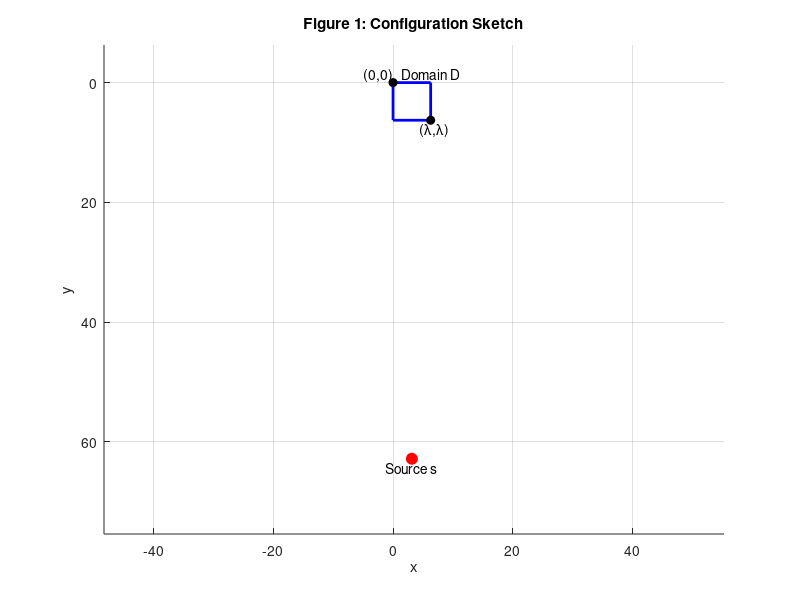
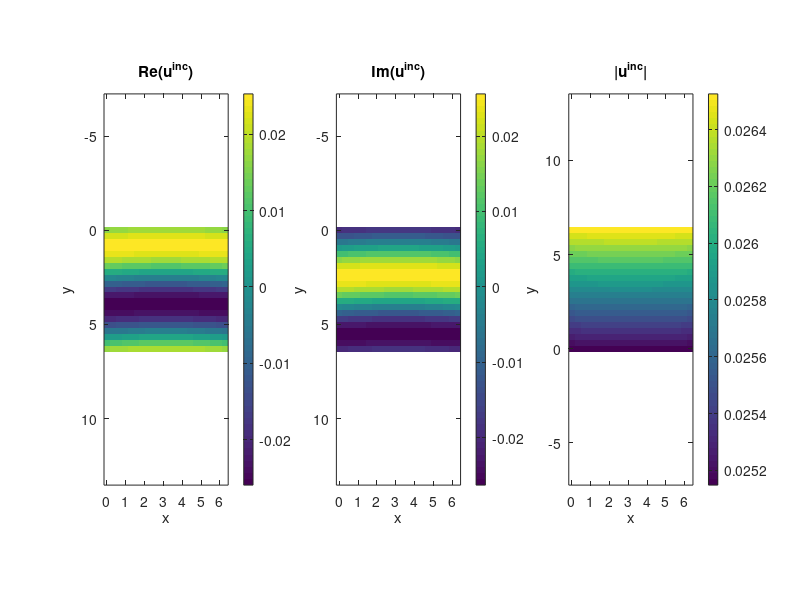
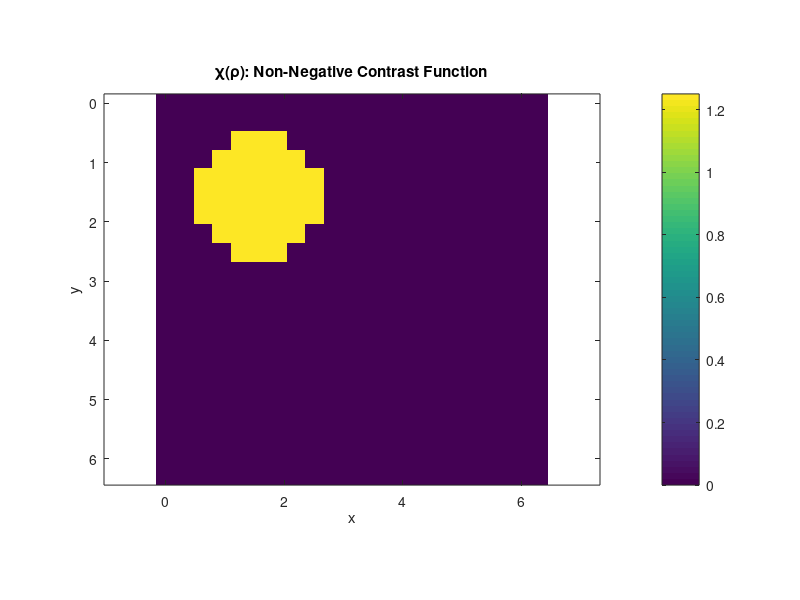
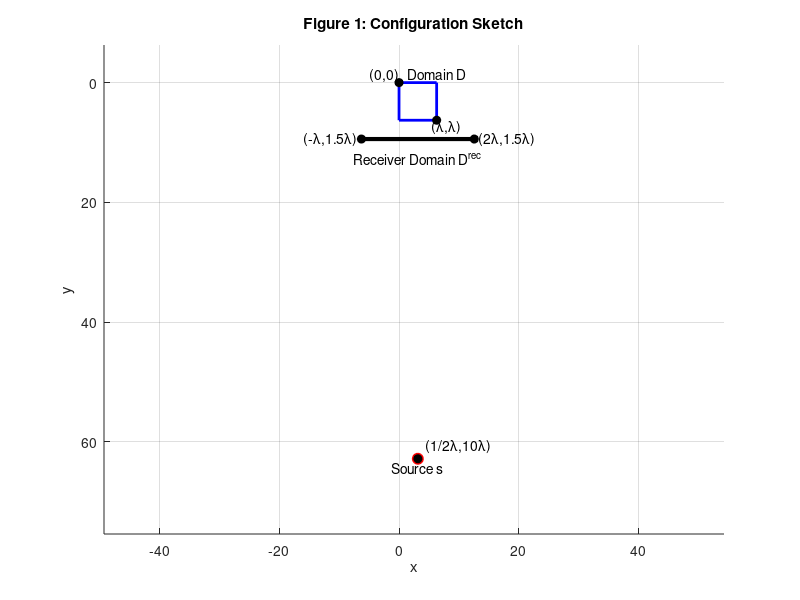

Write the MATLAB code that produced these figures, in order. (Note: this script raises an error after producing the figures.)
%% Hankel function
z = 1 + 1i; % complex input
H = besselh(0, 2, z);
disp(H);

%% Draw object domain and the locate the source 
% STEP 2
kb = 1;
lambda = 2 * pi / kb; % wavefield of the background field

% Rectangle domain (D) corners
x1 = 0; y1 = 0; % upper left corner
x2 = lambda; y2 = lambda; % lower right corner

% Location of the source
sx = 1/2 * lambda;
sy = 10 * lambda;

% Figure
figure; hold on; axis equal;
xlabel('x'); ylabel('y');
title('Figure 1: Configuration Sketch');

% Draw rectangle D
rectangle('Position', [x1, y1, x2 - x1, y2 - y1], 'EdgeColor', 'b', 'LineWidth', 2);
text(x2, -lambda/4, 'Domain D', 'HorizontalAlignment', 'center');

% Mark origin
plot(0, 0, 'ko', 'MarkerFaceColor', 'k');
text(0, -lambda/5, '(0,0)', 'HorizontalAlignment', 'right');

% Mark right corner
plot(lambda, lambda, 'ko', 'MarkerFaceColor', 'k');
text(lambda+ lambda/2, lambda+lambda/4, '({\lambda},{\lambda})', 'HorizontalAlignment', 'right');

% Plot source location
plot(sx, sy, 'ro', 'MarkerSize', 8, 'MarkerFaceColor', 'r');
text(sx, sy + lambda/4, 'Source s', 'HorizontalAlignment', 'center');

% Optional: draw a line from source to domain
%line([sx, x2], [sy, y2], 'Color', [0.5 0.5 0.5], 'LineStyle', '--');

% Adjust axis
%xlim([-lambda, sx + lambda]);
ylim([-sy/10, sy + 2*lambda]);
set(gca, 'YDir', 'reverse');  % because y increases downward
grid on

%% STEP 5
h = lambda / 20; % Grid spacing
x = 0:h:lambda; % x coordinates (21 points)
y = 0:h:lambda; % y coordinates (21 points)
Nx = length(x);
Ny = length(y);

[X, Y] = meshgrid(x, y);   % Y increases downwards by default in images
%% STEP 6
% Compute |ro - ro_s| at each grid point
R = sqrt((X - sx).^2 + (Y - sy).^2);

% Compute the incident field (2D array) using Hankel function of the second kind, order 0
u_inc = -1j/4 * besselh(0, 2, kb * R);  % H_0^(2)(kb * R)

% Plot real, imag and absolute values
figure;

% Real part
subplot(1,3,1);
imagesc(x, y, real(u_inc));
axis equal tight;
title('Re(u^{inc})');
xlabel('x'); ylabel('y');
colorbar;

% Imaginary part
subplot(1,3,2);
imagesc(x, y, imag(u_inc));
axis equal tight;
title('Im(u^{inc})');
xlabel('x'); ylabel('y');
colorbar;

% Magnitude
subplot(1,3,3);
imagesc(x, y, abs(u_inc));
axis equal tight;
title('|u^{inc}|');
xlabel('x'); ylabel('y');
colorbar;
% Reverse y-axis to match coordinate system orientation (y increases downward)
set(gca,'YDir','normal');

%% STEP 8
% Spatially varying wavenumber field k(p)
% Define contrast domain (a circular (or a suqare) object in the center of the domain)
% xc = lambda / 2;           % center x
% yc = lambda / 2;           % center y

xc = lambda / 4;          
yc = lambda / 4;           
radius = lambda / 6;       % radius of the object
%side = lambda / 3;         % side length of the square object

% Define wavenumber field k(p)
k_object = 1.5 * kb;       % Higher wavenumber inside the object
k_field = kb * ones(Ny, Nx);  % Initialize as background

% Set k(p) > kb inside the circular object
object_mask = ((X - xc).^2 + (Y - yc).^2) <= radius^2;

%%Set k(p) > kb inside the square object
%object_mask = abs(X - xc) <= side/2 & abs(Y - yc) <= side/2;

k_field(object_mask) = k_object;

% Define non-negative contrast function chi(ro)
chi = (k_field / kb).^2 - 1;

%% STEP 8
% % Smoothly varying kb inside the object (e.g., Gaussian variation)
% % Define contrast domain (a circular (or a suqare) object in the center of the domain)
% xc = lambda / 2;           % center x
% yc = lambda / 2;           % center y
% 
% radius = lambda / 6;       % radius of the object
% 
% % Define wavenumber field k(p)
% k_field = kb * ones(Ny, Nx);  % Initialize as background
% 
% % Set k(p) > kb inside the circular object
% object_mask = ((X - xc).^2 + (Y - yc).^2) <= radius^2;
% 
% dist_from_center = sqrt((X - xc).^2 + (Y - yc).^2);
% kb_variation = 0.5 * exp(-((dist_from_center / radius).^2));  % smoothly varies from 0.5 to 0
% k_field(object_mask) = kb + kb_variation(object_mask);    % variable kb inside object
% 
% % Define non-negative contrast function chi(ro)
% chi = (k_field / kb).^2 - 1;

%% STEP 9
% Plot
figure;
imagesc(x, y, chi);
axis equal tight;
colorbar;
title('\chi(\rho): Non-Negative Contrast Function');
xlabel('x'); ylabel('y');

%% STEP 10
% Define the receiver domain D^{rec} as a line segment
figure; hold on; axis equal;
xlabel('x'); ylabel('y');
title('Figure 1: Configuration Sketch');

% Draw rectangle D
rectangle('Position', [x1, y1, x2 - x1, y2 - y1], 'EdgeColor', 'b', 'LineWidth', 2);
text(x2, -lambda/4, 'Domain D', 'HorizontalAlignment', 'center');

% Mark origin
plot(0, 0, 'ko', 'MarkerFaceColor', 'k');
text(0, -lambda/5, '(0,0)', 'HorizontalAlignment', 'right');

% Mark right corner
plot(lambda, lambda, 'ko', 'MarkerFaceColor', 'k');
text(lambda+ lambda/1.5, lambda+lambda/6, '({\lambda},{\lambda})', 'HorizontalAlignment', 'right');

% Plot source location
plot(sx, sy, 'ro', 'MarkerSize', 8, 'MarkerFaceColor', 'r');
text(sx, sy + lambda/4, 'Source s', 'HorizontalAlignment', 'center');
% Mark source location
plot(sx, sy, 'ko', 'MarkerFaceColor', 'k');
text(sx+lambda/5, sy-lambda/3, '(1/2{\lambda},10{\lambda})', 'HorizontalAlignment', 'left');

% Define the reciever domain
x_D_rec_start = -lambda; % x-coordinate of the start point of receiver domain
x_D_rec_end = 2*lambda; % x-coordinate of the end point of receiver domain
y_D_rec = 1.5*lambda; % y-coordinate of the receiver domain (does not change)
% Draw the D^{rec} in Figure 1
line([x_D_rec_start, x_D_rec_end], [y_D_rec, y_D_rec], 'Color', [0 0 0], 'LineWidth', 3);
%text(2.1*lambda, y_D_rec, 'Receiver Domain D^{rec}', 'HorizontalAlignment', 'left');
text(0.5*lambda, y_D_rec+lambda/2, 'Receiver Domain D^{rec}', 'HorizontalAlignment', 'center');
% Mark left corner
plot(-lambda, 1.5*lambda, 'ko', 'MarkerFaceColor', 'k');
text(-1.1*lambda, y_D_rec, '(-{\lambda},1.5{\lambda})', 'HorizontalAlignment', 'right');
% Mark right corner
plot(2*lambda, 1.5*lambda, 'ko', 'MarkerFaceColor', 'k');
text(2.1*lambda, y_D_rec, '(2{\lambda},1.5{\lambda})', 'HorizontalAlignment', 'left');

% Adjust axis
ylim([-sy/10, sy + 2*lambda]);
set(gca, 'YDir', 'reverse');  % because y increases downward
grid on
%% STEP 11
% Introduce grid on D^{rec}
%x_D_rec_grids = x_D_rec_start : 30*h : x_D_rec_end;
x_D_rec_grids = x_D_rec_start : 3*h : x_D_rec_end;
M = length(x_D_rec_grids);

figure; hold on; axis equal;
xlabel('x'); ylabel('y');
title('Figure 1: Configuration Sketch');

% Draw rectangle D
rectangle('Position', [x1, y1, x2 - x1, y2 - y1], 'EdgeColor', 'b', 'LineWidth', 2);
text(x2, -lambda/4, 'Domain D', 'HorizontalAlignment', 'center');

% Mark origin
plot(0, 0, 'ko', 'MarkerFaceColor', 'k');
text(0, -lambda/5, '(0,0)', 'HorizontalAlignment', 'right');

% Mark right corner
plot(lambda, lambda, 'ko', 'MarkerFaceColor', 'k');
text(lambda+ lambda/6, lambda+lambda/6, '({\lambda},{\lambda})', 'HorizontalAlignment', 'right');

% Define the reciever domain
x_D_rec_start = -lambda; % x-coordinate of the start point of receiver domain
x_D_rec_end = 2*lambda; % x-coordinate of the end point of receiver domain
y_D_rec = 1.5*lambda; % y-coordinate of the receiver domain (does not change)
% Draw the D^{rec} in Figure 1
scatter(x_D_rec_start:3*h: x_D_rec_end, y_D_rec);
%text(2.1*lambda, y_D_rec, 'Receiver Domain D^{rec}', 'HorizontalAlignment', 'left');
text(0.5*lambda, y_D_rec+lambda/4, 'Receiver Domain D^{rec}', 'HorizontalAlignment', 'center');
% Mark left corner
plot(-lambda, 1.5*lambda, 'ko', 'MarkerFaceColor', 'k');
text(-1.1*lambda, y_D_rec, '(-{\lambda},1.5{\lambda})', 'HorizontalAlignment', 'right');
% Mark right corner
plot(2*lambda, 1.5*lambda, 'ko', 'MarkerFaceColor', 'k');
text(2.1*lambda, y_D_rec, '(2{\lambda},1.5{\lambda})', 'HorizontalAlignment', 'left');

% Adjust axis
ylim([-sy/10, sy + 2*lambda]);
set(gca, 'YDir', 'reverse');  % because y increases downward
grid on
%% STEP 13
N = size(chi,1) * size(chi,2);
chi_vec = reshape(chi, [N,1]); % contrast function chi(ro) vector
%% STEP 14
% % Build the system matrix A (M x N)
% % Define voxel area and midpoint values of the grids (voxels)
% area = h^2; % area of a voxel via uniformly grid spacing
% x_midpoint = x/2;
% y_midpoint = y/2;
% 
% [X_midpoint, Y_midpoint] = meshgrid(x_midpoint, y_midpoint);  
% X_midpoint = reshape(X_midpoint, [1, N]);
% Y_midpoint = reshape(Y_midpoint, [1, N]);
% 
% Green_dist = zeros(M,N);
% for m = 1:M  
%     % Compute |ro_m - ro_n'| at each grid point, ro_m -> receiver
%     % locations, ro_n' -> midpoint locations of the voxels
%     row_Green = sqrt((x_D_rec_grids(m) - X_midpoint).^2 + (y_D_rec - Y_midpoint).^2); 
%     Green_dist(m,:) = reshape(row_Green, [1,N]);
% end
% 
% % Compute the Green function (2D array) using Hankel function of the second kind, order 0
% Green_func = -1j/4 * besselh(0, 2, kb * Green_dist);  
% 
% 
% % Compute the incident field (2D array)  distance
% u_inc_dist = sqrt((X_midpoint - sx).^2 + (Y_midpoint - sy).^2); 
% 
% % Compute the incident field (2D array) using Hankel function of the second kind, order 0
% u_inc_discritized = -1j/4 * besselh(0, 2, kb * u_inc_dist);  % H_0^(2)(kb * R)
% 
% A = area * Green_func .* u_inc_discritized;



% Build the system matrix A (M x N)
% Define voxel area and midpoint values of the grids (voxels)
area = h^2; % area of a voxel via uniformly grid spacing
x_fine = 0:(h/2):lambda;      % 41 points: spacing = lambda/40
y_fine = 0:(h/2):lambda;
x_midpoint = x_fine(1:2:end);      % take every second value → 21 points
y_midpoint = y_fine(1:2:end);

[X_midpoint, Y_midpoint] = meshgrid(x_midpoint, y_midpoint);  
Green_dist = zeros(M,N);
for m = 1:M  
    % Compute |ro_m - ro_n'| at each grid point, ro_m -> receiver
    % locations, ro_n' -> midpoint locations of the voxels
    row_Green = sqrt((x_D_rec_grids(m) - X_midpoint).^2 + (y_D_rec - Y_midpoint).^2); 
    Green_dist(m,:) = reshape(row_Green, [1,N]);
end

% Compute the Green function (2D array) using Hankel function of the second kind, order 0
Green_func = -1j/4 * besselh(0, 2, kb * Green_dist); 
% Compute G_s matrix
G_s = kb^2 *area * Green_func;
% Vectorize 2D incident field
u_inc_vec = reshape(u_inc, [N,1]);
%Compute A matrix
A = G_s * diag(u_inc_vec);

rank(A, 1e-3)
%% STEP 15

sing_vals = svd(A);

% Plot singular values
figure() 
plot(1:length(sing_vals), sing_vals, 'x', 'MarkerSize', 10, 'LineWidth', 4); 
xlabel('Index', 'FontSize', 14);
ylabel('Singular Value', 'FontSize', 14);
title('Singular Values of A', 'FontSize', 16);
%set(gca, 'FontSize', 12);
set(gca,'YScale', 'log');
grid on;

%% STEP 16
% Compute the scattered field
u_sc = A * chi_vec;

% STEP 17
% Find minimum norm solution to contrast function vector

%[U_r, S_r, V_r] = svd(A);
chi_vec_mn = pinv(A) * u_sc;

%% STEP 18
% Make an image of the minimum norm solution
chi_mn = reshape(real(chi_vec_mn), [Nx, Ny]);
chi_mn = max(chi_mn, 0);
% Plot
figure;
imagesc(x, y, chi_mn);
axis equal tight;
colorbar;
title('\chi_{mn}(\rho): Minimum Norm Contrast Function');
xlabel('x'); ylabel('y');

%% STEP 19
% Repeat for different M

% Introduce new grid on D^{rec}
h_new = 6*h ; %new uniform grid
x_D_rec_grids_new = x_D_rec_start : h_new : x_D_rec_end;
M_new = length(x_D_rec_grids_new);

% Build the system matrix A (M_new x N)
% Define voxel area and midpoint values of the grids (voxels)
area_new = h_new^2; % area of a voxel via uniformly grid spacing

Green_dist_new = zeros(M_new,N);
for m = 1:M_new  
    % Compute |ro_m - ro_n'| at each grid point, ro_m -> receiver
    % locations, ro_n' -> midpoint locations of the voxels
    row_Green = sqrt((x_D_rec_grids_new(m) - X_midpoint).^2 + (y_D_rec - Y_midpoint).^2); 
    Green_dist_new(m,:) = reshape(row_Green, [1,N]);
end

% Compute the Green function (2D array) using Hankel function of the second kind, order 0
Green_func_new = -1j/4 * besselh(0, 2, kb * Green_dist_new);  

%A_new = area_new * Green_func_new .* u_inc_discritized; %u_inc_discritized does not depend on number of measurements (M)

G_s_new = kb^2 * area_new * Green_func_new;

A_new = G_s_new * diag(u_inc_vec); % u_inc_vec remains the same (independt of number of measurements)

rank(A_new, 1e-3)

sing_vals_new = svd(A_new);

% Plot singular values
figure()
plot(1:length(sing_vals_new), sing_vals_new, 'x', 'MarkerSize', 10, 'LineWidth', 4); 
xlabel('Index', 'FontSize', 14);
ylabel('Singular Value', 'FontSize', 14);
title('Singular Values of A', 'FontSize', 16);
%set(gca, 'FontSize', 12);
set(gca,'YScale', 'log');
grid on;

% Compute the scattered field
u_sc_new = A_new * chi_vec;


% Find minimum norm solution to contrast function vector
chi_vec_mn_new = pinv(A_new) * u_sc_new;

chi_mn_new = reshape(real(chi_vec_mn_new), [Nx, Ny]);
chi_mn_new = max(chi_mn_new, 0);
% Plot
figure;
imagesc(x, y, chi_mn_new);
axis equal tight;
colorbar;
title('\chi_{mn}(\rho): Minimum Norm Contrast Function');
xlabel('x'); ylabel('y');


%% STEP 20
% Add noise
%noise = rand(size(u_sc));
SNR_dB = 30; % e.g., 20 dB SNR
signal_power = norm(u_sc)^2 / length(u_sc);
noise_power = signal_power / (10^(SNR_dB/10));
noise = sqrt(noise_power) * randn(size(u_sc));  % Gaussian noise
u_sc_noisy = u_sc + noise;

chi_vec_mn_noisy = pinv(A) * u_sc_noisy;

chi_mn_noisy = reshape(real(chi_vec_mn_noisy), [Nx, Ny]);
chi_mn_noisy = max(chi_mn_noisy, 0);
% Plot
figure;
imagesc(x, y, chi_mn_noisy);
axis equal tight;
colorbar;
title('\chi_{mn}(\rho): Minimum Norm Contrast Function From Noisy Incident Field');
xlabel('x'); ylabel('y');

% Repeat for different M
%noise_new = rand(size(u_sc_new));
signal_power_new = norm(u_sc_new)^2 / length(u_sc_new);
noise_power_new = signal_power_new / (10^(SNR_dB/10));
noise_new = sqrt(noise_power_new) * randn(size(u_sc_new));  % Gaussian noise
u_sc_new_noisy = u_sc_new + noise_new;

chi_vec_mn_new_noisy = pinv(A_new) * u_sc_new_noisy;

chi_mn_new_noisy = reshape(real(chi_vec_mn_new_noisy), [Nx, Ny]);
chi_mn_new_noisy = max(chi_mn_new_noisy, 0);
% Plot
figure;
imagesc(x, y, chi_mn_new_noisy);
axis equal tight;
colorbar;
title('\chi_{mn}(\rho): Minimum Norm Contrast Function From Noisy Incident Field');
xlabel('x'); ylabel('y');

%%

SNR_db_all = 0:4:60; % signal-to-noise ratio in dB
num_runs = 1000;

error_runs = zeros(length(SNR_db_all), num_runs);
error_runs_new = zeros(length(SNR_db_all), num_runs);
for idx = 1:length(SNR_db_all)
    SNR_db = SNR_db_all(idx);
    fprintf('Running SNR = %d dB\n', SNR_db);
    for run = 1:num_runs

        signal_power = norm(u_sc)^2 / length(u_sc);
        noise_power = signal_power / (10^(SNR_dB/10));
        noise = sqrt(noise_power) * randn(size(u_sc));  % Gaussian noise
        u_sc_noisy = u_sc + noise;
        % Compute minimum norm solution
        chi_vec_mn_noisy = pinv(A) * u_sc_noisy;
        % Reshape into matrix
        chi_mn_noisy = reshape(real(chi_vec_mn_noisy), [Nx, Ny]);
        chi_mn_noisy = max(chi_mn_noisy, 0);
        error = norm(chi-chi_mn_noisy, 'fro');
        
        % Repeat for different M
        signal_power_new = norm(u_sc_new)^2 / length(u_sc_new);
        noise_power_new = signal_power_new / (10^(SNR_dB/10));
        noise_new = sqrt(noise_power_new) * randn(size(u_sc_new));  % Gaussian noise
        u_sc_new_noisy = u_sc_new + noise_new;
        % Compute minimum norm solution
        chi_vec_mn_new_noisy = pinv(A_new) * u_sc_new_noisy;
        % Reshape into matrix
        chi_mn_new_noisy = reshape(real(chi_vec_mn_new_noisy), [Nx, Ny]);
        chi_mn_new_noisy = max(chi_mn_new_noisy, 0);
        error_new = norm(chi-chi_mn_new_noisy, 'fro');
        % Store computed errors
        error_runs(idx, run) = error;
        error_runs_new(idx, run) = error_new;
    end
end

mean_error = mean(error_runs, 2);         % size: [length(SNR_db_all), 1]
mean_error_new = mean(error_runs_new, 2);

% Plotting
figure;
plot(SNR_db_all, mean_error, '-o', 'LineWidth', 2, 'DisplayName', 'Original A');
hold on;
plot(SNR_db_all, mean_error_new, '-s', 'LineWidth', 2, 'DisplayName', 'Modified A');
grid on;
xlabel('SNR (dB)');
ylabel('Mean Reconstruction Error (Frobenius norm)');
title('Reconstruction Error vs. SNR');
legend('Location', 'northeast');